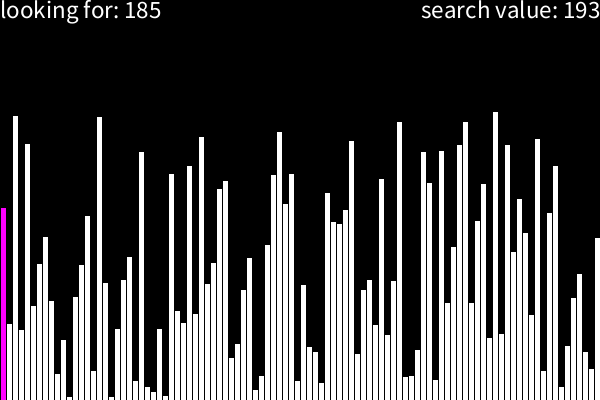
Frame 1 (no input)
Frame 60 (the mouse pressed at the canvas centre just before this capture): identical to frame 1, image omitted
Frame 120 (the mouse held since frame 60 and released just before this capture): identical to frame 1, image omitted

The Processing sketch that drew this single still picture (run headless with seeded random() and noise(); from frame 60 on, the mouse is pressed at the canvas centre):

// Processing sketch: Search
// ── Search.pde
int dataSize;
int maxValue;
int[] haystack;
int needle; //value to find

//seraching variables
int searchPos; //current index to look for needle
boolean found; //ture if needle found in haystack
boolean liveSearch; //if true, automatically increment searchPos in draw


void setup() {
  size (600, 400);
  background(0);
  textSize(25);
  dataSize = 100;
  maxValue = 300;
  haystack = new int[dataSize];
  randInts(haystack, 0, maxValue);
  //needle = int(random(0, maxValue));
  needle = haystack[int(random(dataSize))];
  drawBars(haystack, width/haystack.length);
  searchPos = 0;
  found = false;
  liveSearch = false;
}//setup

void draw() {
  background(0);
  drawBars(haystack, width/haystack.length);

  if (searchPos < dataSize) {
    searchHighlight(haystack, searchPos, width/haystack.length);
    if (haystack[searchPos] == needle) {
      found = true;
    }//found!
    if (liveSearch && !found) {
      searchPos++;
    }//auto search
  }//within bound
  else {
    textAlign(LEFT, TOP);
    text("looking for: " + needle, 0, 0);
    textAlign(RIGHT, TOP);
    text("not found", width, 0);
  }//not found

}//draw

void keyPressed() {
  if (key == 'r') {
    println("reset");
    randInts(haystack, 0, maxValue);
    searchPos = 0;
    found = false;
    liveSearch = false;
  }//reset
  if (keyCode == RIGHT && !found) {
    searchPos++;
  }//search enxt value
  if (keyCode == ' ') {
    liveSearch = !liveSearch;
  }//toggle liveSearch
}//keyPressed

void randInts(int[] data, int low, int high) {
  for (int i=0; i<data.length; i++) {
    data[i] = int(random(low, high));
  }//loop
}//randInts

void drawBars(int[] data, int barWidth) {
  int x = 0;
  for(int i=0; i<data.length; i++) {
    fill(255);
    rect(x, height, barWidth, -data[i]);
    x+= barWidth;
  }//loop through array
}//drawValues

void searchHighlight(int[] data, int pos, int barWidth) {
  fill(255, 0, 255);
  rect(barWidth*pos, height, barWidth, -data[pos]);
  fill(255);
  textAlign(LEFT, TOP);
  text("looking for: " + needle, 0, 0);
  textAlign(RIGHT, TOP);
  text("search value: " + data[pos], width, 0);
}//highlightBar
